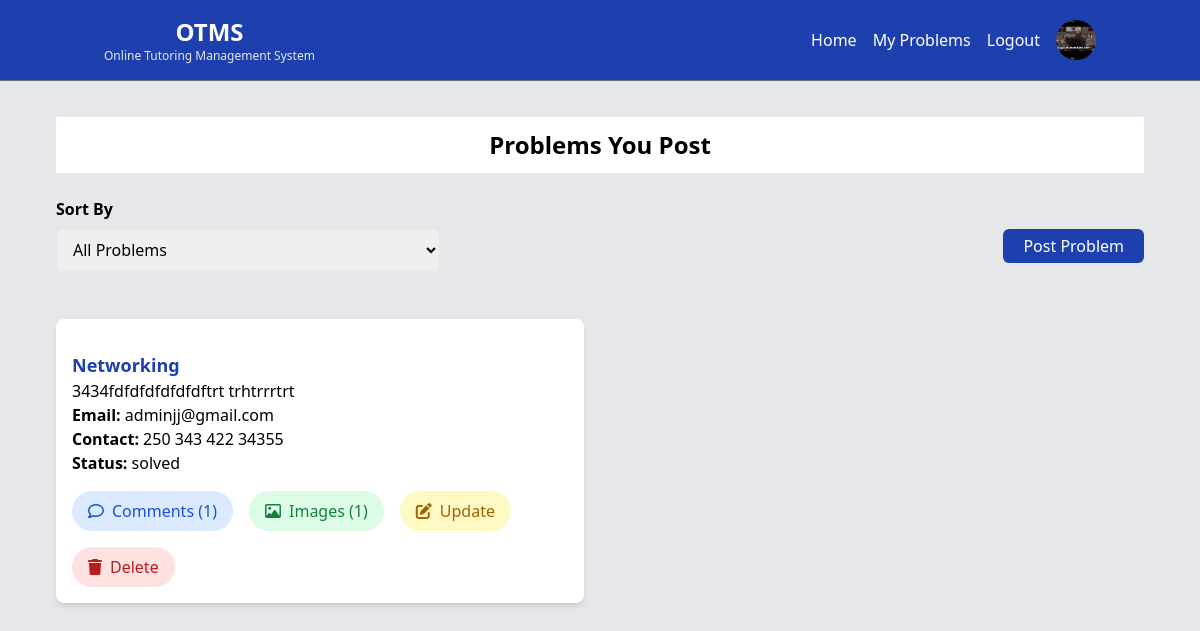
/user/my_problem.php (signed in), run on the app's committed database.
### tables this page shows
CREATE TABLE `users` (
  `user_id` int(11) NOT NULL,
  `user_name` varchar(50) NOT NULL,
  `email` varchar(110) NOT NULL,
  `password` varchar(110) NOT NULL,
  `profile_image` text DEFAULT NULL,
  `role` enum('user','admin') NOT NULL DEFAULT 'user'
);

CREATE TABLE `problems` (
  `problem_id` int(11) NOT NULL,
  `user_id` int(11) DEFAULT NULL,
  `category_id` int(11) DEFAULT NULL,
  `description` text NOT NULL,
  `email` varchar(50) NOT NULL,
  `contact` varchar(50) DEFAULT NULL,
  `status` varchar(30) DEFAULT 'pending',
  `created_at` timestamp NOT NULL DEFAULT current_timestamp()
);

CREATE TABLE `problem_categories` (
  `category_id` int(11) NOT NULL,
  `category_name` varchar(50) NOT NULL
);

### user/my_problem.php (the view, shortened to what this page needs)
<?php
include 'db.php';
include 'navbar.php';
$sort = $_GET['sort'] ?? 'all';
$user_id = $_SESSION['user_id'];
$sql = "SELECT p.problem_id, p.description, p.email, p.contact, p.status, u.user_name, pc.category_name, pc.category_id
        FROM problems p
        JOIN users u ON p.user_id = u.user_id
        JOIN problem_categories pc ON p.category_id = pc.category_id
        WHERE p.user_id = $user_id";
$result = $conn->query($sql);
?>
<!DOCTYPE html>
<html lang="en">
<head>
    <script src="../js/tailwind.js"></script>
    <link rel="stylesheet" href="https://cdnjs.cloudflare.com/ajax/libs/font-awesome/6.0.0-beta3/css/all.min.css">
</head>
<body>
    <div class=" md:mx-10 mx-5 my-8 px-4">
    <div class=" py-1">
        <h2 class="text-2xl font-bold mb-6 text-center bg-white p-3">Problems You Post</h2>
    <div class="flex justify-between items-center ">
        <form action="" method="get" class="mb-6">
            <label for="sort" class="block font-bold mb-2">Sort By</label>
            <select id="sort" name="sort" class="px-3 py-2 w-96 border focus:outline-none  rounded-md" onchange="this.form.submit()">
                <option value="all" <?= $sort == 'all' ? 'selected' : '' ?>>All Problems</option>
            </select>
        </form>
        <div class="">
        <a href="problem.php" class="text-white bg-blue-800 px-5 py-1.5 rounded-md">Post Problem</a>
     </div>
    </div>
        </div>
       <div class="grid grid-cols-1 md:grid-cols-2 gap-8 mt-5">
        <?php if (mysqli_num_rows($result) > 0): ?>
    <?php while ($row = $result->fetch_assoc()): ?>
        <div class="bg-white shadow-md rounded-lg p-4">
            <h3 class="text-lg  text-blue-800 font-bold"><?= htmlspecialchars($row['category_name']) ?></h3>
            <p class="text-black"><?= htmlspecialchars($row['description']) ?></p>
            <p class="text-black"> <span class="font-bold" >   Email: </span> <?= htmlspecialchars($row['email']) ?></p>
            <p class="text-black"> <span class="font-bold" >   Contact: </span> <?= htmlspecialchars($row['contact']) ?></p>
                    <p class="text-black"> <span class="font-bold" >   Status: </span> <?= htmlspecialchars($row['status']) ?></p>
            <div class="mt-4 flex flex-wrap items-center gap-4">
    <?php
    $comments_count_sql = "SELECT COUNT(*) as count FROM comments WHERE problem_id = " . $row['problem_id'] . " AND parent_comment_id IS NULL";
    $comments_count_result = $conn->query($comments_count_sql);
    $comments_count = $comments_count_result->fetch_assoc()['count'];
    $images_count_sql = "SELECT COUNT(*) as count FROM problem_images WHERE problem_id = " . $row['problem_id'];
    $images_count_result = $conn->query($images_count_sql);
    $images_count = $images_count_result->fetch_assoc()['count'];
    ?>
    <?php if ($comments_count > 0): ?>
        <button onclick="toggleComments(<?= $row['problem_id'] ?>)" class="px-4 py-2 bg-blue-100 text-blue-700 rounded-full hover:bg-blue-200 transition duration-300">
            <i class="far fa-comment mr-2"></i>Comments (<?= $comments_count ?>)
        </button>
    <?php endif; ?>
    <?php if ($images_count > 0): ?>
        <button onclick="openImageModal(<?= $row['problem_id'] ?>, 'problem')" class="px-4 py-2 bg-green-100 text-green-700 rounded-full hover:bg-green-200 transition duration-300">
            <i class="far fa-image mr-2"></i>Images (<?= $images_count ?>)
        </button>
    <?php endif; ?>
    <button onclick="openUpdateModal(<?= $row['problem_id'] ?>)" class="px-4 py-2 bg-yellow-100 text-yellow-700 rounded-full hover:bg-yellow-200 transition duration-300">
        <i class="fas fa-edit mr-2"></i>Update
    </button>
<button onclick="deleteProblem(<?= $row['problem_id'] ?>)" class="px-4 py-2 bg-red-100 text-red-700 rounded-full hover:bg-red-200 transition duration-300">
    <i class="fas fa-trash mr-2"></i>Delete
</button>
</div>
          </div>
    <?php endwhile; ?>
    <?php else: ?>
        <div class="bg-red-100 p-4 w-full border-l-2 border-red-500">
             <p class="text-red-600 text-center text-2xl">No posted problems found.</p>
        </div>
    <?php endif; ?>
</div>
    </div>
</body>
</html>

### user/navbar.php (shortened to what this page needs)
  <body class="bg-gray-200 flex flex-col min-h-screen">
     <?php
    $user_id = $_SESSION['user_id'];
    $sql = "SELECT * FROM users WHERE user_id = '$user_id'";
    $result = $conn->query($sql);
    $row = $result->fetch_assoc();
    $profile_image = $row['profile_image'];
     ?>
    <nav class="bg-blue-800 text-white border-b border-gray-500 py-4 sticky top-0 z-50">
        <div class="container mx-auto flex justify-between items-center px-4">
            <div class="text-center">
            <h1 class="text-2xl font-bold">OTMS</h1>
            <p class="text-xs text-gray-200">Online Tutoring Management System</p>
            </div>
            <div class="flex items-center space-x-4">
                <a href="dashboard.php" class="text-white">Home</a>
                <a href="my_problem.php" class="text-white">My Problems</a>
                <a href="../logout.php" class="text-white">Logout</a>
                <img
                    src="../image/<?php echo $profile_image ?>"
                    alt="Profile"
                    class="w-10 h-10 rounded-full object-cover cursor-pointer"
                    onclick="sendToProfile()"
                />
            </div>
        </div>
    </nav>
</body>
</html>

### data on the page
users: profile_image (picture)
problems: category.category_name "Networking", description "3434fdfdfdfdfdfdftrt trhtrrrtrt", email "adminjj@gmail.com", contact "250 343 422 34355", status "solved", comments_count "1", images_count "1"
